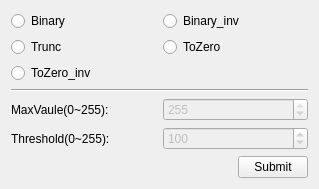
        <widget class="QWidget" name="threshold">
         <property name="geometry">
          <rect>
           <x>0</x>
           <y>-88</y>
           <width>319</width>
           <height>183</height>
          </rect>
         </property>
         <attribute name="label">
          <string>Threshold</string>
         </attribute>
         <layout class="QVBoxLayout" name="verticalLayout_5">
          <item>
           <layout class="QGridLayout" name="gridLayout_2">
            <item row="0" column="0">
             <widget class="QRadioButton" name="binaryB">
              <property name="enabled">
               <bool>true</bool>
              </property>
              <property name="font">
               <font>
                <weight>50</weight>
                <bold>false</bold>
               </font>
              </property>
              <property name="text">
               <string>Binary</string>
              </property>
             </widget>
            </item>
            <item row="0" column="1">
             <widget class="QRadioButton" name="binaryinvB">
              <property name="enabled">
               <bool>true</bool>
              </property>
              <property name="font">
               <font>
                <weight>50</weight>
                <bold>false</bold>
               </font>
              </property>
              <property name="text">
               <string>Binary_inv</string>
              </property>
             </widget>
            </item>
            <item row="1" column="0">
             <widget class="QRadioButton" name="truncB">
              <property name="enabled">
               <bool>true</bool>
              </property>
              <property name="font">
               <font>
                <weight>50</weight>
                <bold>false</bold>
               </font>
              </property>
              <property name="text">
               <string>Trunc</string>
              </property>
             </widget>
            </item>
            <item row="1" column="1">
             <widget class="QRadioButton" name="tozeroB">
              <property name="enabled">
               <bool>true</bool>
              </property>
              <property name="font">
               <font>
                <weight>50</weight>
                <bold>false</bold>
               </font>
              </property>
              <property name="text">
               <string>ToZero</string>
              </property>
             </widget>
            </item>
            <item row="2" column="0">
             <widget class="QRadioButton" name="tozeroinvB">
              <property name="enabled">
               <bool>true</bool>
              </property>
              <property name="font">
               <font>
                <weight>50</weight>
                <bold>false</bold>
               </font>
              </property>
              <property name="text">
               <string>ToZero_inv</string>
              </property>
             </widget>
            </item>
           </layout>
          </item>
          <item>
           <widget class="Line" name="line_2">
            <property name="orientation">
             <enum>Qt::Horizontal</enum>
            </property>
           </widget>
          </item>
          <item>
           <layout class="QGridLayout" name="gridLayout_3">
            <item row="0" column="0">
             <widget class="QLabel" name="label_4">
              <property name="font">
               <font>
                <weight>50</weight>
                <bold>false</bold>
               </font>
              </property>
              <property name="text">
               <string>MaxVaule(0~255):</string>
              </property>
             </widget>
            </item>
            <item row="1" column="0">
             <widget class="QLabel" name="label_5">
              <property name="font">
               <font>
                <weight>50</weight>
                <bold>false</bold>
               </font>
              </property>
              <property name="text">
               <string>Threshold(0~255):</string>
              </property>
             </widget>
            </item>
            <item row="1" column="1">
             <widget class="QSpinBox" name="spinBoxThresh">
              <property name="enabled">
               <bool>false</bool>
              </property>
              <property name="maximum">
               <number>255</number>
              </property>
              <property name="value">
               <number>100</number>
              </property>
             </widget>
            </item>
            <item row="0" column="1">
             <widget class="QSpinBox" name="spinBoxMaxVal">
              <property name="enabled">
               <bool>false</bool>
              </property>
              <property name="maximum">
               <number>255</number>
              </property>
              <property name="singleStep">
               <number>1</number>
              </property>
              <property name="value">
               <number>255</number>
              </property>
             </widget>
            </item>
           </layout>
          </item>
          <item>
           <layout class="QHBoxLayout" name="horizontalLayout_13">
            <item>
             <spacer name="horizontalSpacer_3">
              <property name="orientation">
               <enum>Qt::Horizontal</enum>
              </property>
              <property name="sizeHint" stdset="0">
               <size>
                <width>40</width>
                <height>20</height>
               </size>
              </property>
             </spacer>
            </item>
            <item>
             <widget class="QPushButton" name="threshOkBtn">
              <property name="maximumSize">
               <size>
                <width>70</width>
                <height>16777215</height>
               </size>
              </property>
              <property name="text">
               <string>Submit</string>
              </property>
             </widget>
            </item>
           </layout>
          </item>
          <item>
           <spacer name="verticalSpacer_7">
            <property name="orientation">
             <enum>Qt::Vertical</enum>
            </property>
            <property name="sizeHint" stdset="0">
             <size>
              <width>20</width>
              <height>40</height>
             </size>
            </property>
           </spacer>
          </item>
         </layout>
        </widget>
